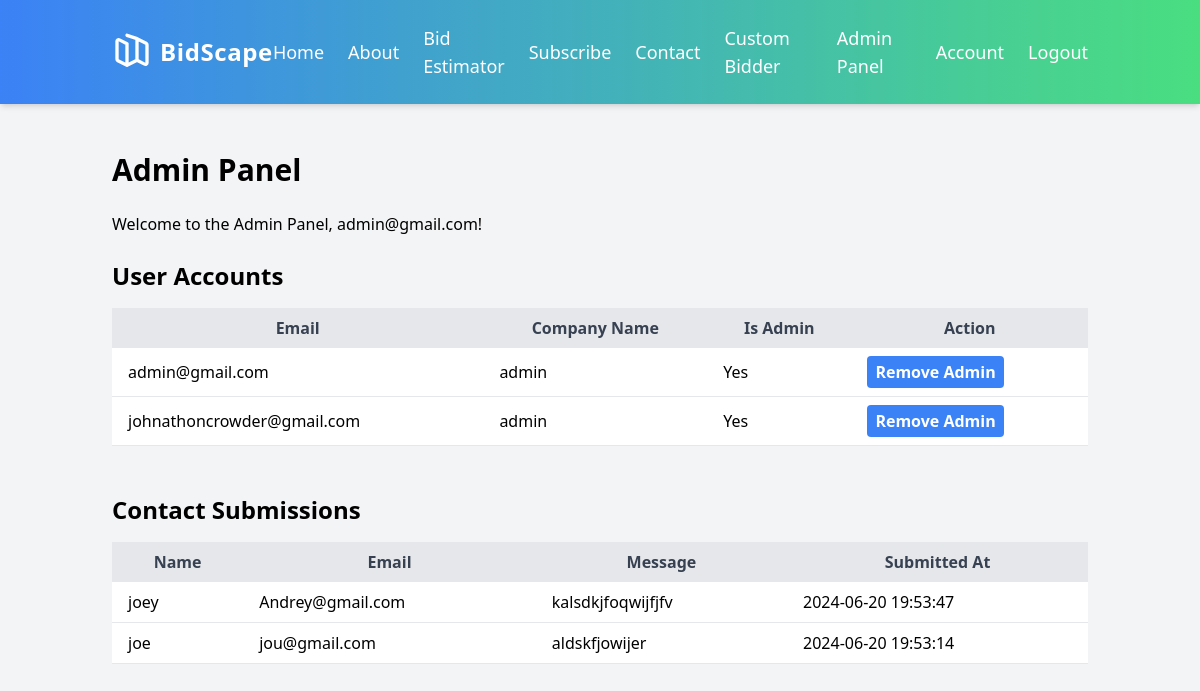
The page /admin (signed in) on the database its author committed.
### app/models.py (models this page shows, shortened)
class User(UserMixin, db.Model):
    id = db.Column(db.Integer, primary_key=True)
    email = db.Column(db.String(120), unique=True, nullable=False)
    company_name = db.Column(db.String(120), nullable=True)
    password_hash = db.Column(db.String(128))
    logo = db.Column(db.LargeBinary, nullable=True)
    logo_mimetype = db.Column(db.String(64), nullable=True)
    is_admin = db.Column(db.Boolean, default=False)

class ContactSubmission(db.Model):
    id = db.Column(db.Integer, primary_key=True)
    name = db.Column(db.String(100), nullable=False)
    email = db.Column(db.String(120), nullable=False)
    message = db.Column(db.Text, nullable=False)
    submitted_at = db.Column(db.DateTime, nullable=False, default=datetime.utcnow)

### app/routes.py (the view)
@bp.route('/admin')
@login_required
def admin_panel():
    if current_user.is_admin:
        users = User.query.all()
        contact_submissions = ContactSubmission.query.order_by(ContactSubmission.submitted_at.desc()).all()
        return render_template('admin.html', title='Admin Panel', users=users, contact_submissions=contact_submissions)
    else:
        abort(403)  # Forbidden

### app/models.py (called while the page is built)
@login_manager.user_loader
def load_user(id):
    return User.query.get(int(id))

### app/templates/admin.html (shortened to what this page needs)
{% extends 'base.html' %}
{% block content %}
<div class="container mx-auto px-6 py-12">
    <h1 class="text-3xl font-bold mb-6">Admin Panel</h1>
    <p class="mb-6">Welcome to the Admin Panel, {{ current_user.email }}!</p>
    <h2 class="text-2xl font-bold mb-4">User Accounts</h2>
    {% if users %}
        <table class="w-full mb-6">
            <thead>
                <tr class="bg-gray-200 text-gray-700">
                    <th class="py-2 px-4">Email</th>
                    <th class="py-2 px-4">Company Name</th>
                    <th class="py-2 px-4">Is Admin</th>
                    <th class="py-2 px-4">Action</th>
                </tr>
            </thead>
            <tbody>
                {% for user in users %}
                    <tr class="bg-white hover:bg-gray-100">
                        <td class="py-2 px-4 border-b">{{ user.email }}</td>
                        <td class="py-2 px-4 border-b">{{ user.company_name or 'N/A' }}</td>
                        <td class="py-2 px-4 border-b">{{ 'Yes' if user.is_admin else 'No' }}</td>
                        <td class="py-2 px-4 border-b">
                            <form action="{{ url_for('main.toggle_admin', user_id=user.id) }}" method="POST">
                                <button type="submit" class="bg-blue-500 hover:bg-blue-600 text-white font-bold py-1 px-2 rounded">
                                    {{ 'Remove Admin' if user.is_admin else 'Make Admin' }}
                                </button>
                            </form>
                        </td>
                    </tr>
                {% endfor %}
            </tbody>
        </table>
    {% else %}
        <p>No user accounts found.</p>
    {% endif %}
    <h2 class="text-2xl font-bold mb-4 mt-12">Contact Submissions</h2>
    {% if contact_submissions %}
        <table class="w-full mb-6">
            <thead>
                <tr class="bg-gray-200 text-gray-700">
                    <th class="py-2 px-4">Name</th>
                    <th class="py-2 px-4">Email</th>
                    <th class="py-2 px-4">Message</th>
                    <th class="py-2 px-4">Submitted At</th>
                </tr>
            </thead>
            <tbody>
                {% for submission in contact_submissions %}
                    <tr class="bg-white hover:bg-gray-100">
                        <td class="py-2 px-4 border-b">{{ submission.name }}</td>
                        <td class="py-2 px-4 border-b">{{ submission.email }}</td>
                        <td class="py-2 px-4 border-b">{{ submission.message[:50] }}{% if submission.message|length > 50 %}...{% endif %}</td>
                        <td class="py-2 px-4 border-b">{{ submission.submitted_at.strftime('%Y-%m-%d %H:%M:%S') }}</td>
                    </tr>
                {% endfor %}
            </tbody>
        </table>
    {% else %}
        <p>No contact submissions found.</p>
    {% endif %}
</div>
{% endblock %}

### app/templates/base.html (shortened to what this page needs)
<!DOCTYPE html>
<html lang="en">
<head>
    <script src="https://cdn.tailwindcss.com"></script>
    <link rel="stylesheet" href="https://cdnjs.cloudflare.com/ajax/libs/animate.css/4.1.1/animate.min.css">
</head>
<body class="bg-gray-100">
    <header class="bg-gradient-to-r from-blue-500 to-green-400 text-white py-6 shadow-md">
        <div class="container mx-auto px-6">
            <nav class="flex justify-between items-center">
                <div class="flex items-center space-x-2">
                    <a href="{{ url_for('main.index') }}" class="text-2xl font-extrabold tracking-wide">BidScape</a>
                </div>
                <div class="hidden md:flex items-center space-x-6">
                    <a href="{{ url_for('main.index') }}" class="text-lg font-medium hover:text-blue-100 transition duration-300 ease-in-out">Home</a>
                    <a href="{{ url_for('main.about') }}" class="text-lg font-medium hover:text-blue-100 transition duration-300 ease-in-out">About</a>
                    <a href="{{ url_for('main.bid_estimator') }}" class="text-lg font-medium hover:text-blue-100 transition duration-300 ease-in-out">Bid Estimator</a>
                    <a href="{{ url_for('main.subscribe') }}" class="text-lg font-medium hover:text-blue-100 transition duration-300 ease-in-out">Subscribe</a>
                    <a href="{{ url_for('main.contact') }}" class="text-lg font-medium hover:text-blue-100 transition duration-300 ease-in-out">Contact</a>
                    {% if current_user.is_authenticated %}
                        <a href="{{ url_for('main.custom_bidder') }}" class="text-lg font-medium hover:text-blue-100 transition duration-300 ease-in-out">Custom Bidder</a>
                        {% if current_user.is_admin %}
                            <a href="{{ url_for('main.admin_panel') }}" class="text-lg font-medium hover:text-blue-100 transition duration-300 ease-in-out">Admin Panel</a>
                        {% endif %}
                        <a href="{{ url_for('main.account') }}" class="text-lg font-medium hover:text-blue-100 transition duration-300 ease-in-out">Account</a>
                        <a href="{{ url_for('main.logout') }}" class="text-lg font-medium hover:text-blue-100 transition duration-300 ease-in-out">Logout</a>
                    {% else %}
                        <a href="{{ url_for('main.login') }}" class="text-lg font-medium hover:text-blue-100 transition duration-300 ease-in-out">Login</a>
                        <a href="{{ url_for('main.signup') }}" class="text-lg font-medium hover:text-blue-100 transition duration-300 ease-in-out">Sign Up</a>
                    {% endif %}
                </div>
            </nav>
        </div>
    </header>
    <main class="min-h-screen">
        {% block content %}{% endblock %}
    </main>
</body>
</html>

### rows shown on the page
User: email "admin@gmail.com", company_name "admin", is_admin "Yes", is_admin "Remove Admin"
User: email "johnathoncrowder@gmail.com", company_name "admin", is_admin "Yes", is_admin "Remove Admin"
ContactSubmission: name "joey", email "Andrey@gmail.com", message "kalsdkjfoqwijfjfv", submitted_at "2024-06-20 19:53:47"
ContactSubmission: name "joe", email "jou@gmail.com", message "aldskfjowijer", submitted_at "2024-06-20 19:53:14"
